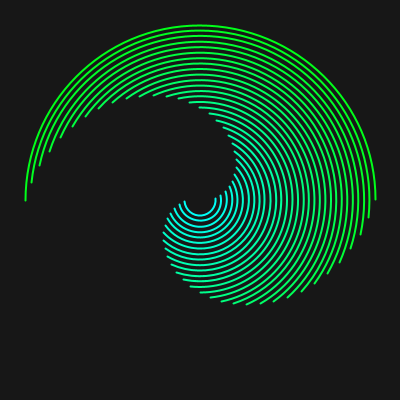
Frame 1 (no input)
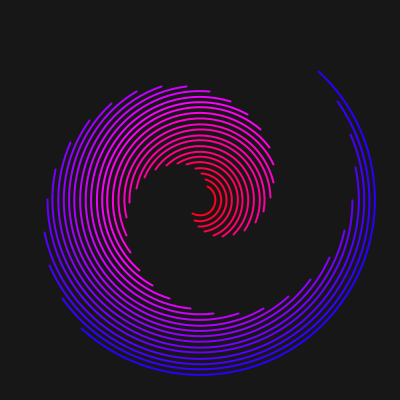
Frame 60 (the mouse pressed at the canvas centre just before this capture)
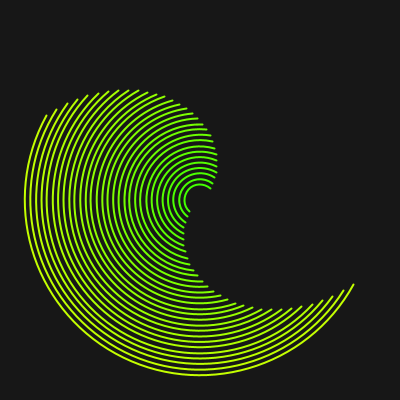
Frame 120 (the mouse held since frame 60 and released just before this capture)

The Processing sketch that drew these frames (run headless with seeded random() and noise(); from frame 60 on, the mouse is pressed at the canvas centre):

// Processing sketch: processing_180851
// ── processing_180851.pde

int num = 30;

void setup() {
  size(400, 400);
  stroke(255);
  strokeWeight(2);
  noFill();
  smooth(8);
  colorMode(HSB, 100);
}

float a, r;

void draw() {
  background(#171717);
  translate(width/2, height/2);
  
  //Rotates the entire canvas every frame
  rotate(r);
  
  //The main loop 
  for(int i = 0; i < num; i++) {
    //Calculates HSB color value based on sin function
    float colorValues = map(sin(a), -1, 1, 0, 70+i);
    stroke(colorValues, 100, 100);
    
    //Draws the arcs
    //Declares the angle to stop the arc depending on i index
    //Based on hidden dragon by Jerome Herr
    // -- http://p5art.tumblr.com/
    float maxArc = TWO_PI/num*i;
    
    //Maps the maximum angle to a sin function
    float mapArc = map(sin(a), -1, 1, 0, maxArc+TWO_PI);
    
    //Draws smaller arcs each loop, starting from 350
    float maxSize = 350 - i*11;
    
    //Draws the arc with all parameters
    arc(0, 0, maxSize, maxSize, mapArc, mapArc+PI);
  }
  
  a = a + 0.03;
  r = r + 0.2;
}
